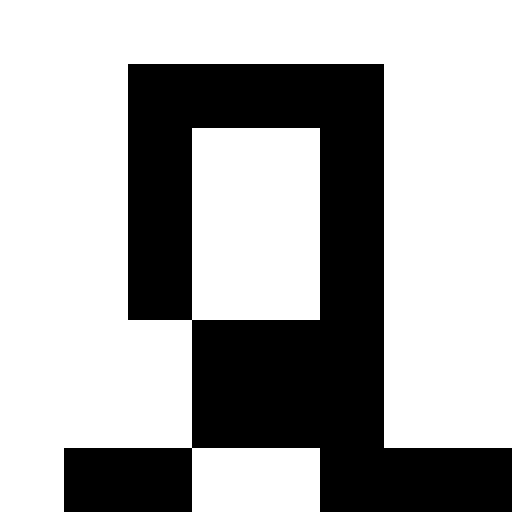
#> input picture rasterman/rasterman/result.jpg, 512 x 512 px, found by its file name
$ python retry.py
#> lines starting #> are read from the running program, lines starting #| are printed output that depends on the picture; after the words box and inside, x2 and y2 are one past the last pixel; in counts of white or black regions, pixels touching at a corner belong together
import numpy as np
from numpy.lib.stride_tricks import sliding_window_view
from enum import Enum
from itertools import permutations
from typing import NamedTuple
import cv2
import random

class Orientation(Enum):
    UP = 0
    LEFT = 1

class Stage(NamedTuple):
    grid: np.ndarray
    remaining_blocks: list[int]

def occupied_spaces(length: int, placement: tuple):
    position, rotation = placement
    occupied = []
    match rotation:
        case Orientation.UP:
            occupied = [(position[1] - l, position[0]) for l in range(length)]
        case Orientation.LEFT:
            occupied = [(position[1], position[0] - l) for l in range(length)]
    return occupied

def place_into_new_grid(grid: np.ndarray, length: int, placement: tuple) -> np.ndarray:
    new_grid = grid.copy()
    for row, col in occupied_spaces(length, placement):
        new_grid[row, col] = 1
    return new_grid

def valid_placements(grid: np.ndarray, goal_img: np.ndarray, length: int):
    free = (goal_img == 1) & (grid != 1)
    H, W = free.shape
    configs = []
    if length <= H:
        ok = sliding_window_view(free, length, axis=0).all(axis=-1)  # (H-length+1, W)
        for top, col in zip(*(idx.tolist() for idx in np.nonzero(ok))):
            configs.append(((col, top + length - 1), Orientation.UP))
    if 1 < length <= W:
        ok = sliding_window_view(free, length, axis=1).all(axis=-1)  # (H, W-length+1)
        for row, left in zip(*(idx.tolist() for idx in np.nonzero(ok))):
            configs.append(((left + length - 1, row), Orientation.LEFT))
    return configs

def search(order_list: list, goal_img: np.ndarray):
    size = goal_img.shape[0]
    queue = [Stage(grid=np.zeros((size, size), dtype=np.uint8), remaining_blocks=order_list)]
    visited = {}
    solution = None

    while len(queue) > 0 and solution is None:
        stage = queue.pop(0)

        if len(stage.remaining_blocks) == 0:
            solution = stage.grid
        else:
            length = stage.remaining_blocks[0]
            possible_stages = valid_placements(stage.grid, goal_img, length)
            if len(possible_stages) == 0:
                queue.append(
                    Stage(
                        grid=stage.grid,
                        remaining_blocks=stage.remaining_blocks[1:]
                    )
                )
            else:

                for placement in possible_stages:
                    new_grid = place_into_new_grid(stage.grid, length, placement)
                    if new_grid.tobytes() not in visited:
                        new_stage = Stage(
                            grid=new_grid,
                            remaining_blocks=stage.remaining_blocks[1:]
                        )
                        queue.append(new_stage)
                        visited[new_grid.tobytes()] = None

    return solution


def render(goal_img: np.ndarray, solution: np.ndarray) -> str:
    def cells(row):
        return "".join("██" if cell else "  " for cell in row)

    lw, rw = 2 * goal_img.shape[1], 2 * solution.shape[1]
    top = "+" + "original".center(lw, "-") + "+" + "recreation".center(rw, "-") + "+"
    bottom = "+" + "-" * lw + "+" + "-" * rw + "+"
    body = [f"|{cells(g)}|{cells(s)}|" for g, s in zip(goal_img, solution)]
    return "\n".join([top, *body, bottom])


def main(ones: int, twos: int, threes: int):
    # read target image
#> called with ones = 6, twos = 2, threes = 2
    goal_img: np.ndarray = cv2.imread('result.jpg', cv2.IMREAD_GRAYSCALE) # ty:ignore[invalid-assignment]
#> goal_img: shape (512, 512); 67.2% white; 1 black region, box (x1, y1, x2, y2) and area: (64, 64, 512, 512) 86016
    goal_img = (goal_img < 128).astype(np.uint8)

    # make a list
    nums = []
    for _ in range(threes): nums.append(3)
    for _ in range(twos): nums.append(2)
    for _ in range(ones): nums.append(1)

    # begin loop
    print(render(goal_img, search(nums, goal_img)))
#> the loop in search, `while len(queue) > 0 and solution is None:` made 1 pass
#> pass 1, in valid_placements, `ok = sliding_window_view(free, length, axis=0).all(axis=-1)`:
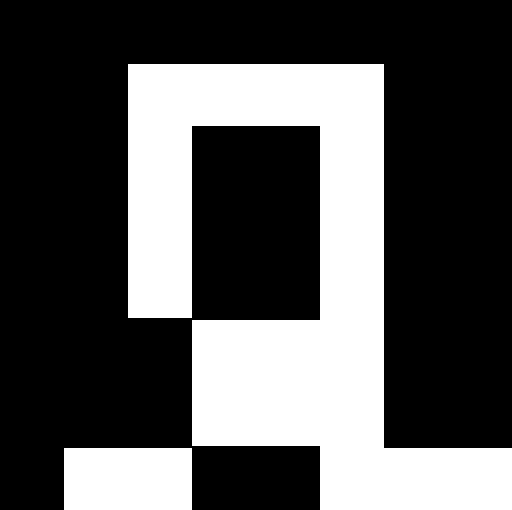
#> ok: shape (510, 512) bool; 32.5% white; 2 white regions, box (x1, y1, x2, y2) and area: (128, 64, 512, 510) 76800, (64, 448, 192, 510) 7936
#> pass 1, in valid_placements, `ok = sliding_window_view(free, length, axis=1).all(axis=-1)`:
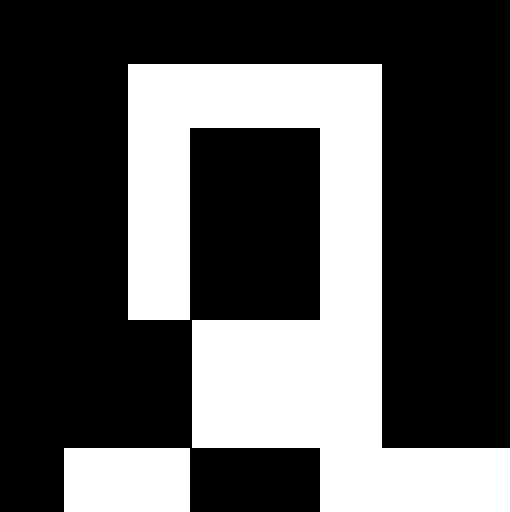
#> ok: shape (512, 510) bool; 32.4% white; 2 white regions, box (x1, y1, x2, y2) and area: (128, 64, 510, 512) 76544, (64, 448, 190, 512) 8064

if __name__ == '__main__':
#> (the run stopped early here; a loop or call above may not have finished)
